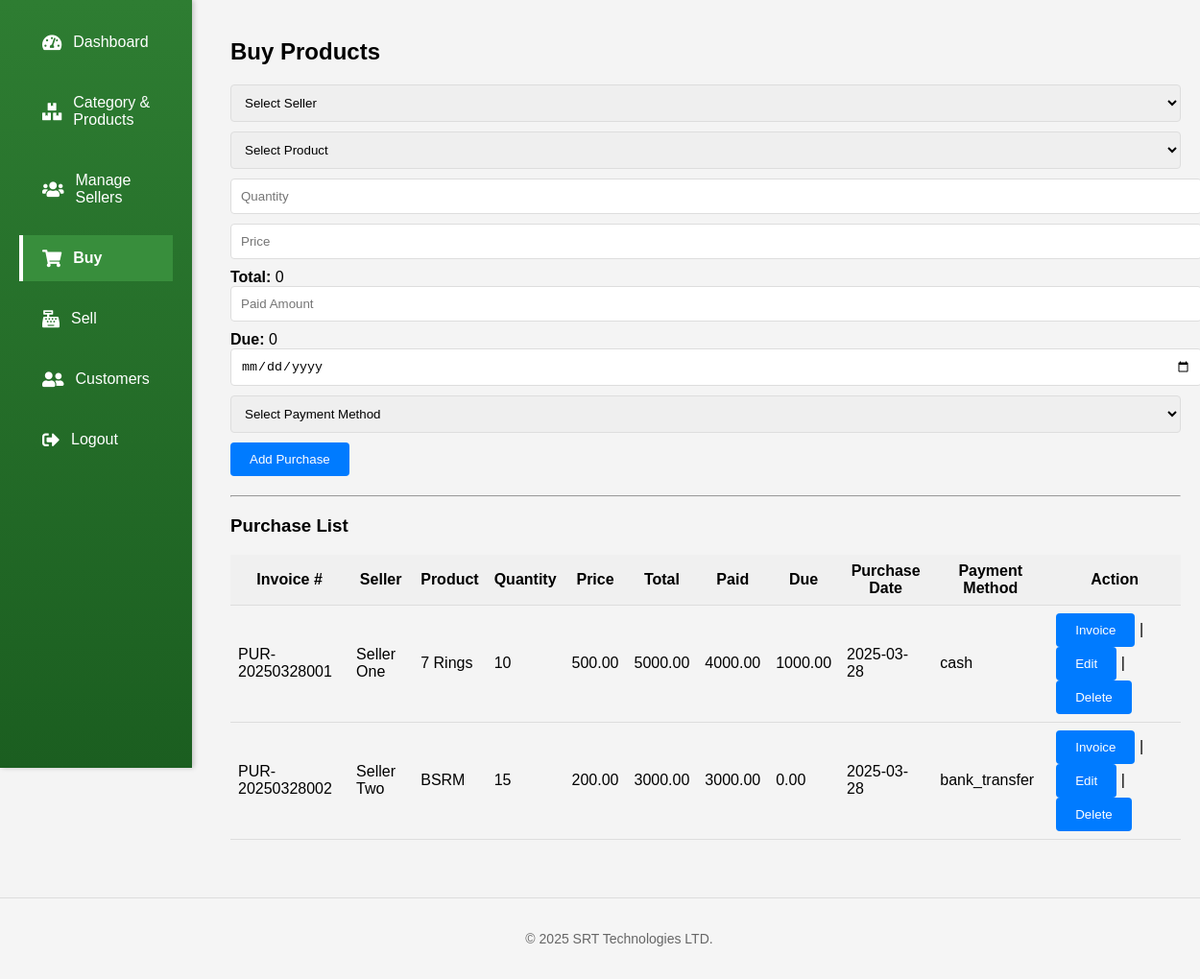
The page /pages/buy.php (signed in) on the database its author committed.
### tables this page shows
CREATE TABLE purchases (
    id INT AUTO_INCREMENT PRIMARY KEY,
    seller_id INT,
    product_id INT,
    quantity INT NOT NULL CHECK (quantity > 0),  
    price DECIMAL(10, 2) NOT NULL CHECK (price >= 0),
    total DECIMAL(10, 2) NOT NULL CHECK (total >= 0),
    paid DECIMAL(10, 2) NOT NULL CHECK (paid >= 0),
    due DECIMAL(10, 2) NOT NULL CHECK (due >= 0),
    purchase_date DATE NOT NULL,
    payment_method VARCHAR(50) NOT NULL,
    invoice_number VARCHAR(20) NOT NULL UNIQUE,
    created_at TIMESTAMP DEFAULT CURRENT_TIMESTAMP,
    FOREIGN KEY (seller_id) REFERENCES sellers(id) ON DELETE SET NULL,
    FOREIGN KEY (product_id) REFERENCES products(id) ON DELETE SET NULL,
    INDEX idx_invoice_number (invoice_number)  
);

CREATE TABLE sellers (
    id INT AUTO_INCREMENT PRIMARY KEY,
    name VARCHAR(255) NOT NULL,
    phone VARCHAR(20),
    address TEXT,
    created_at TIMESTAMP DEFAULT CURRENT_TIMESTAMP
);

CREATE TABLE products (
    id INT AUTO_INCREMENT PRIMARY KEY,
    category_id INT,
    name VARCHAR(255) NOT NULL,
    price DECIMAL(10, 2) NOT NULL,
    quantity INT NOT NULL CHECK (quantity >= 0),  
    unit VARCHAR(50),
    created_at TIMESTAMP DEFAULT CURRENT_TIMESTAMP,
    FOREIGN KEY (category_id) REFERENCES categories(id) ON DELETE SET NULL
);

### pages/buy.php (the view, shortened to what this page needs)
<?php
include '../includes/header.php';
include '../includes/sidebar.php';
$purchasesSql = "SELECT purchases.*, sellers.name as seller_name, products.name as product_name
                  FROM purchases
                  LEFT JOIN sellers ON purchases.seller_id = sellers.id
                  LEFT JOIN products ON purchases.product_id = products.id
                  ORDER BY purchases.purchase_date DESC";
$purchasesResult = $conn->query($purchasesSql);
?>
<h2>Buy Products</h2>
<form method="post">
    <select name="seller_id" id="seller_id" required>
        <option value="">Select Seller</option>
    </select><br>
    <select name="product_id" id="product_id" required>
        <option value="">Select Product</option>
    </select><br>
    <input type="number" name="quantity" id="quantity" placeholder="Quantity" required oninput="calculateTotal()"><br>
    <input type="number" name="price" id="price" placeholder="Price" required oninput="calculateTotal()"><br>
    <strong>Total:</strong> <span id="total">0</span><br>
    <input type="number" name="paid" id="paid" placeholder="Paid Amount" required oninput="calculateDue()"><br>
    <strong>Due:</strong> <span id="due">0</span><br>
    <input type="date" name="purchase_date" required><br>
    <select name="payment_method" id="payment_method" required>
        <option value="">Select Payment Method</option>
    </select><br>
    <button type="submit" name="add_purchase">Add Purchase</button>
</form>
<hr>
<h3>Purchase List</h3>
<table>
    <thead>
        <tr>
            <th>Invoice #</th>
            <th>Seller</th>
            <th>Product</th>
            <th>Quantity</th>
            <th>Price</th>
            <th>Total</th>
            <th>Paid</th>
            <th>Due</th>
            <th>Purchase Date</th>
            <th>Payment Method</th>
            <th>Action</th>
        </tr>
    </thead>
    <tbody>
        <?php
        if ($purchasesResult->num_rows > 0) {
            while ($purchaseRow = $purchasesResult->fetch_assoc()) {
                echo "<tr>";
                echo "<td>" . $purchaseRow['invoice_number'] . "</td>";
                echo "<td>" . $purchaseRow['seller_name'] . "</td>";
                echo "<td>" . $purchaseRow['product_name'] . "</td>";
                echo "<td>" . $purchaseRow['quantity'] . "</td>";
                echo "<td>" . $purchaseRow['price'] . "</td>";
                echo "<td>" . $purchaseRow['total'] . "</td>";
                echo "<td>" . $purchaseRow['paid'] . "</td>";
                echo "<td>" . $purchaseRow['due'] . "</td>";
                echo "<td>" . $purchaseRow['purchase_date'] . "</td>";
                echo "<td>" . $purchaseRow['payment_method'] . "</td>";
                echo "<td>";
                echo "<button onclick=\"generateInvoice('" . $purchaseRow['invoice_number'] . "')\">Invoice</button> | ";
                echo "<button onclick=\"editPurchase(" . $purchaseRow['id'] . ", " . $purchaseRow['seller_id'] . ", " . $purchaseRow['product_id'] . ", " . $purchaseRow['quantity'] . ", " . $purchaseRow['price'] . ", " . $purchaseRow['paid'] . ", '" . $purchaseRow['purchase_date'] . "', '" . $purchaseRow['payment_method'] . "')\">Edit</button> | ";
                echo "<form method='post' style='display:inline;'><input type='hidden' name='id' value='" . $purchaseRow['id'] . "'><button type='submit' name='delete_purchase'>Delete</button></form>";
                echo "</td>";
                echo "</tr>";
            }
        } else {
            echo "<tr><td colspan='11'>No purchases found</td></tr>";
        }
        ?>
    </tbody>
</table>
<?php include '../includes/footer.php'; ?>

### assets/css/style.css (style rules this page uses)
body { font-family: Arial, sans-serif; margin: 0; padding: 0; background-color: #f4f4f4; }
table { width: 100%; border-collapse: collapse; margin-bottom: 20px; }
th, td { padding: 8px; border-bottom: 1px solid #ddd; }
th { background-color: #f0f0f0; }
form { margin-bottom: 20px; }
input[type="text"], input[type="number"], input[type="date"], select, textarea { width: 100%; padding: 10px; margin-bottom: 10px; border: 1px solid #ddd; border-radius: 4px; }
button { padding: 10px 20px; background-color: #007bff; color: white; border: none; border-radius: 4px; cursor: pointer; }

### rows shown on the page
purchases: invoice_number "PUR-20250328001", seller.name "Seller One", product.name "7 Rings", quantity "10", price "500.00", total "5000.00", paid "4000.00", due "1000.00", purchase_date "2025-03-28", payment_method "cash"
purchases: invoice_number "PUR-20250328002", seller.name "Seller Two", product.name "BSRM", quantity "15", price "200.00", total "3000.00", paid "3000.00", due "0.00", purchase_date "2025-03-28", payment_method "bank_transfer"
